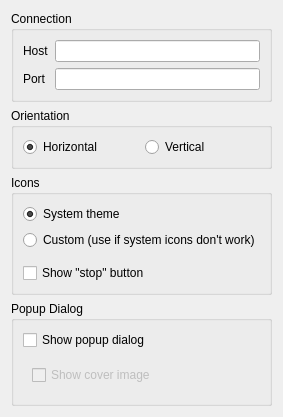
<?xml version="1.0" encoding="UTF-8"?>
<ui version="4.0">
 <class>Dialog</class>
 <widget class="QDialog" name="Dialog">
  <property name="geometry">
   <rect>
    <x>0</x>
    <y>0</y>
    <width>255</width>
    <height>366</height>
   </rect>
  </property>
  <property name="sizePolicy">
   <sizepolicy hsizetype="Preferred" vsizetype="Preferred">
    <horstretch>0</horstretch>
    <verstretch>0</verstretch>
   </sizepolicy>
  </property>
  <property name="windowTitle">
   <string>Dialog</string>
  </property>
  <layout class="QVBoxLayout" name="verticalLayout_4">
   <item>
    <widget class="QGroupBox" name="connectionGroupBox">
     <property name="sizePolicy">
      <sizepolicy hsizetype="Preferred" vsizetype="Fixed">
       <horstretch>0</horstretch>
       <verstretch>0</verstretch>
      </sizepolicy>
     </property>
     <property name="title">
      <string>Connection</string>
     </property>
     <layout class="QGridLayout" name="gridLayout">
      <item row="0" column="0">
       <widget class="QLabel" name="hostLabel">
        <property name="text">
         <string>Host</string>
        </property>
       </widget>
      </item>
      <item row="0" column="1">
       <widget class="QLineEdit" name="hostLineEdit">
        <property name="sizePolicy">
         <sizepolicy hsizetype="Expanding" vsizetype="Fixed">
          <horstretch>0</horstretch>
          <verstretch>0</verstretch>
         </sizepolicy>
        </property>
       </widget>
      </item>
      <item row="1" column="0">
       <widget class="QLabel" name="portLabel">
        <property name="sizePolicy">
         <sizepolicy hsizetype="Fixed" vsizetype="Fixed">
          <horstretch>0</horstretch>
          <verstretch>0</verstretch>
         </sizepolicy>
        </property>
        <property name="text">
         <string>Port</string>
        </property>
       </widget>
      </item>
      <item row="1" column="1">
       <widget class="QLineEdit" name="portLineEdit">
        <property name="sizePolicy">
         <sizepolicy hsizetype="Expanding" vsizetype="Fixed">
          <horstretch>0</horstretch>
          <verstretch>0</verstretch>
         </sizepolicy>
        </property>
       </widget>
      </item>
     </layout>
    </widget>
   </item>
   <item>
    <widget class="QGroupBox" name="orientationGroupBox">
     <property name="sizePolicy">
      <sizepolicy hsizetype="Preferred" vsizetype="Fixed">
       <horstretch>0</horstretch>
       <verstretch>0</verstretch>
      </sizepolicy>
     </property>
     <property name="title">
      <string>Orientation</string>
     </property>
     <layout class="QHBoxLayout" name="horizontalLayout">
      <item>
       <widget class="QRadioButton" name="horizontalRadioButton">
        <property name="text">
         <string>Horizontal</string>
        </property>
        <property name="checked">
         <bool>true</bool>
        </property>
       </widget>
      </item>
      <item>
       <widget class="QRadioButton" name="verticalRadioButton">
        <property name="text">
         <string>Vertical</string>
        </property>
       </widget>
      </item>
     </layout>
    </widget>
   </item>
   <item>
    <widget class="QGroupBox" name="iconsGroupBox">
     <property name="sizePolicy">
      <sizepolicy hsizetype="Preferred" vsizetype="Fixed">
       <horstretch>0</horstretch>
       <verstretch>0</verstretch>
      </sizepolicy>
     </property>
     <property name="title">
      <string>Icons</string>
     </property>
     <layout class="QVBoxLayout" name="verticalLayout_2">
      <item>
       <widget class="QRadioButton" name="systemIconsRadioButton">
        <property name="text">
         <string>System theme</string>
        </property>
        <property name="checked">
         <bool>true</bool>
        </property>
       </widget>
      </item>
      <item>
       <widget class="QRadioButton" name="userIconsRadioButton">
        <property name="text">
         <string>Custom (use if system icons don't work)</string>
        </property>
       </widget>
      </item>
      <item>
       <spacer name="verticalSpacer">
        <property name="orientation">
         <enum>Qt::Vertical</enum>
        </property>
        <property name="sizeType">
         <enum>QSizePolicy::Fixed</enum>
        </property>
        <property name="sizeHint" stdset="0">
         <size>
          <width>20</width>
          <height>7</height>
         </size>
        </property>
       </spacer>
      </item>
      <item>
       <widget class="QCheckBox" name="stopCheckBox">
        <property name="text">
         <string>Show &quot;stop&quot; button</string>
        </property>
       </widget>
      </item>
     </layout>
    </widget>
   </item>
   <item>
    <widget class="QGroupBox" name="popupGroupBox">
     <property name="title">
      <string>Popup Dialog</string>
     </property>
     <layout class="QVBoxLayout" name="verticalLayout_3">
      <item>
       <widget class="QCheckBox" name="showPopupDialogCheckBox">
        <property name="text">
         <string>Show popup dialog</string>
        </property>
        <property name="checked">
         <bool>false</bool>
        </property>
       </widget>
      </item>
      <item>
       <widget class="QWidget" name="widget" native="true">
        <property name="enabled">
         <bool>false</bool>
        </property>
        <layout class="QVBoxLayout" name="verticalLayout">
         <item>
          <widget class="QCheckBox" name="showCoverImageCheckBox">
           <property name="toolTip">
            <string>NOTE: plasmoid look you covers folder (~/.covers/)</string>
           </property>
           <property name="text">
            <string>Show cover image</string>
           </property>
          </widget>
         </item>
        </layout>
       </widget>
      </item>
     </layout>
    </widget>
   </item>
  </layout>
 </widget>
 <resources/>
 <connections>
  <connection>
   <sender>showPopupDialogCheckBox</sender>
   <signal>toggled(bool)</signal>
   <receiver>widget</receiver>
   <slot>setEnabled(bool)</slot>
   <hints>
    <hint type="sourcelabel">
     <x>113</x>
     <y>305</y>
    </hint>
    <hint type="destinationlabel">
     <x>113</x>
     <y>352</y>
    </hint>
   </hints>
  </connection>
 </connections>
</ui>
